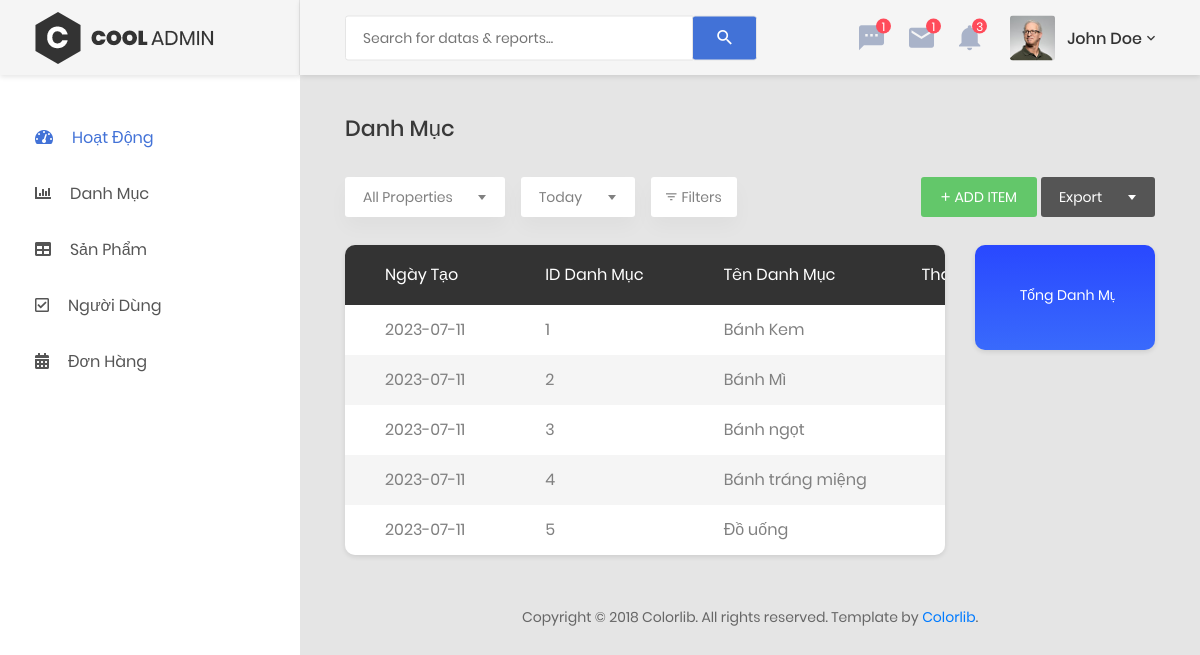
The page /duan1/admin/index.php?ctl=categories (signed in) on the database its author committed.
### tables this page shows
CREATE TABLE `categories` (
  `id` int NOT NULL,
  `name` varchar(255) NOT NULL,
  `condition` tinyint NOT NULL DEFAULT '0',
  `createDate` date NOT NULL
);

### duan1/admin/modelAdmin/categories/view.php (called while the page is built)
<?php
$class = new view;
$public = $class->viewAll('categories');
?>

### duan1/model/pdo.php (called while the page is built, shortened)
<?php
function pdo_get_connection(){
    $localhost = 'localhost';
    $username  = 'root';
    $password = '';
    $databasename = 'duan1_fpoly_summer';
    try{
    $conn = new PDO("mysql:host=$localhost;dbname=$databasename;charset=utf8",
    $username,$password);
    $conn->setAttribute(PDO::ATTR_ERRMODE,PDO::ERRMODE_EXCEPTION);
    }catch(PDOException $e){
        echo "Kết nối thất bại".$e->getMessage();
    }
    return $conn;
}
function pdo_query($sql){
    $sql_args = array_slice(func_get_args(), 1);
    try{
        $conn = pdo_get_connection();
        $stmt = $conn->prepare($sql);
        $stmt->execute($sql_args);
        $rows = $stmt->fetchAll();
        return $rows;
    }
    catch(PDOException $e){
        throw $e;
    }
    finally{
        unset($conn);
    }
}

### duan1/model/myClass.php (called while the page is built, shortened)
<?php
include_once 'pdo.php';
class view
{
  function viewAll($table)
  {
    $sql = "SELECT * FROM `$table`";
    $public = pdo_query($sql);
    return $public;
  }
}

### duan1/admin/view/categories/view.php (the view, shortened to what this page needs)
<div class="main-content">
                <div class="section__content section__content--p30">
                    <div class="container-fluid">
                        <div class="row">
                            <div class="col-md-12">
                                <h3 class="title-5 m-b-35">Danh Mục</h3>
                                <div class="table-data__tool">
                                    <div class="table-data__tool-left">
                                        <div class="rs-select2--light rs-select2--md">
                                        </div>
                                        <div class="rs-select2--light rs-select2--sm">
                                        </div>
                                        <button class="au-btn-filter">
                                            <i class="zmdi zmdi-filter-list"></i>filters</button>
                                    </div>
                                    <div class="table-data__tool-right">
                                       <a href="?ctl=add_cate">
                                       <button class="au-btn au-btn-icon au-btn--green au-btn--small">
                                            <i class="zmdi zmdi-plus"></i>add item</button>
                                       </a>
                                        <div class="rs-select2--dark rs-select2--sm rs-select2--dark2">
                                        </div>
                                    </div>
                                </div>
                                <div class="row">
                            <div class="col-lg-9">
                                <div class="table-responsive table--no-card m-b-30">
                                    <table class="table table-borderless table-striped table-earning">
                                        <thead>
                                            <tr>
                                                <th>Ngày Tạo</th>
                                                <th>ID Danh Mục</th>
                                                <th>Tên Danh Mục</th>
                                                <th class="text-right">Thao Tác</th>
                                            </tr>
                                        </thead>
                                        <tbody>
                                            <?php foreach($public as $iteams) : ?>
                                            <tr>
                                                <td><?= $iteams['createDate'] ?></td>
                                                <td><?= $iteams['id'] ?></td>
                                                <td><?= $iteams['name'] ?></td>
                                                <td class="text-right">
                                                </td>
                                            </tr>
                                            <?php endforeach ?>
                                        </tbody>
                                    </table>
                                </div>
                            </div>
                            <div class="col-lg-3">
                                <div class="au-card au-card--bg-blue au-card-top-countries m-b-30">
                                    <div class="au-card-inner">
                                        <div class="table-responsive">
                                            <table class="table table-top-countries">
                                                <tbody>
                                                    <tr>
                                                        <td>Tổng Danh Mục:</td>
                                                    </tr>
                                                </tbody>
                                            </table>
                                        </div>
                                    </div>
                                </div>
                            </div>
                        </div>
                            </div>
                        </div>
                        <div class="row">
                            <div class="col-md-12">
                                <div class="copyright">
                                    <p>Copyright © 2018 Colorlib. All rights reserved. Template by <a href="https://colorlib.com">Colorlib</a>.</p>
                                </div>
                            </div>
                        </div>
                    </div>
                </div>
            </div>

### rows shown on the page
categories: createDate "2023-07-11", id "1", name "Bánh Kem"
categories: createDate "2023-07-11", id "2", name "Bánh Mì"
categories: createDate "2023-07-11", id "3", name "Bánh ngọt"
categories: createDate "2023-07-11", id "4", name "Bánh tráng miệng"
categories: createDate "2023-07-11", id "5", name "Đồ uống"
